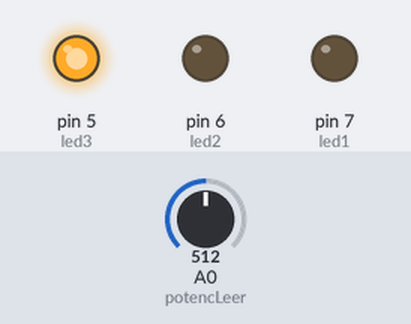
A sketch run on a simulated Arduino Uno, built with avr-gcc and run on an emulated ATmega328P. Shown: output pins drawn as LEDs (lit = HIGH). Inputs (shaded band) come from the test bench; at power-on: A0 (potencLeer) = 512.

Above: at 1.2 s.
1.3 s: A0 (potencLeer) set to 566
2.8 s: A0 (potencLeer) set to 590
At 4.0 s:
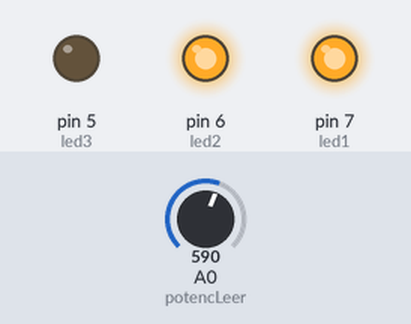
4.3 s: A0 (potencLeer) set to 306
At 5.4 s:
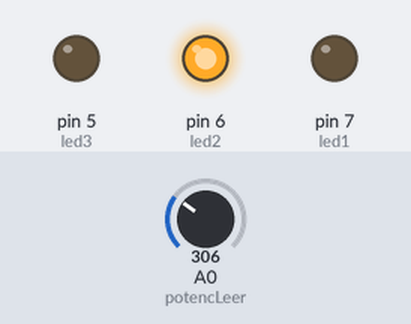
5.8 s: A0 (potencLeer) set to 284
At 6.5 s:
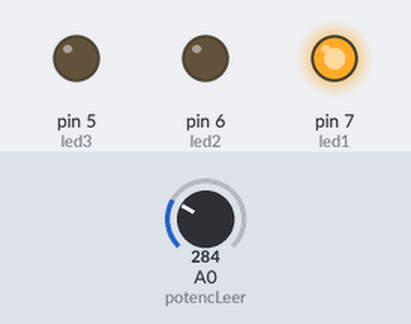
7.3 s: A0 (potencLeer) set to 162
8.8 s: A0 (potencLeer) set to 132
At 10.0 s:
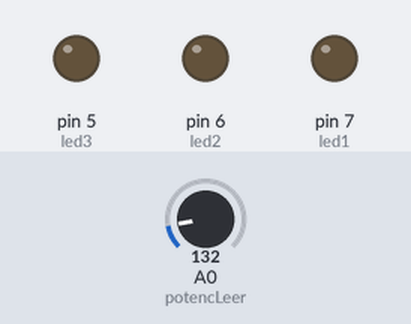
Timing chart, 0 to 11.3 s (numbered marks = the images above; inputs shaded):
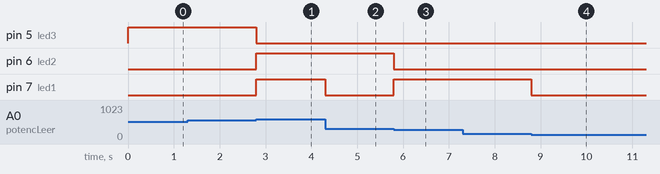

Measured:
- the behaviour switches between 583 and 584 on A0 (potencLeer) (found by bisection; images 0 and 1)
- the behaviour switches between 292 and 291 on A0 (potencLeer) (found by bisection; images 2 and 3)
- the behaviour switches between 146 and 145 on A0 (potencLeer) (found by bisection; images 3 and 4)
- after the input at 2.8 s, pin 5 (led3): HIGH → LOW at once; pin 6 (led2), pin 7 (led1): LOW → HIGH at once
- after the input at 4.3 s, pin 7 (led1): HIGH → LOW at once
- after the input at 5.8 s, pin 6 (led2): HIGH → LOW at once; pin 7 (led1): LOW → HIGH at once
- after the input at 8.8 s, pin 7 (led1): HIGH → LOW at once

The sketch:

regulador1.7.ino
```cpp
//AUTORES:
//Martin Beltran Diaz - UO276244
//Stelian Adrian Stanci - UO277653
//Laura Pernia Blanco - UO276264

int potencLeer = A0;

int led1 = 7;
int led2 = 6;
int led3 = 5;

int valorAnterior = 0;
int paso = 1023/7;


void setup()
{
  Serial.begin(9600); // Iniciar el Serial

  pinMode(potencLeer, INPUT);
  pinMode(led1, OUTPUT);
  pinMode(led2, OUTPUT);
  pinMode(led3, OUTPUT);
}

void loop()
{
  // Comprobamos si el potenciómetro ha cambiado su valor
  if(analogRead(potencLeer) != valorAnterior) {

    // Ha cambiado, por lo que vemos qué luces hay que encender
  	valorAnterior = analogRead(potencLeer);

    // Para comprobar qué combinación de luces hacer
    int combi = valorAnterior/paso;

    if(combi == 0){
    	apagarTodas();
    } else if(combi == 1){
    	apagarTodas();
      	digitalWrite(led1, HIGH);
    } else if(combi == 2){
    	apagarTodas();
      	digitalWrite(led2, HIGH);
    } else if(combi == 3){
    	apagarTodas();
      	digitalWrite(led3, HIGH);
    } else if(combi == 4){
    	apagarTodas();
      	digitalWrite(led1, HIGH);
        digitalWrite(led2, HIGH);
    } else if(combi == 5){
    	apagarTodas();
      	digitalWrite(led2, HIGH);
        digitalWrite(led3, HIGH);
    } else if(combi == 6){
    	apagarTodas();
        digitalWrite(led1, HIGH);
      	digitalWrite(led3, HIGH);
    } else if(combi == 7){
    	apagarTodas();
        digitalWrite(led1, HIGH);
        digitalWrite(led2, HIGH);
      	digitalWrite(led3, HIGH);
    }
  }
}


void apagarTodas(){
  digitalWrite(led1, LOW);
  digitalWrite(led2, LOW);
  digitalWrite(led3, LOW);
}
```
